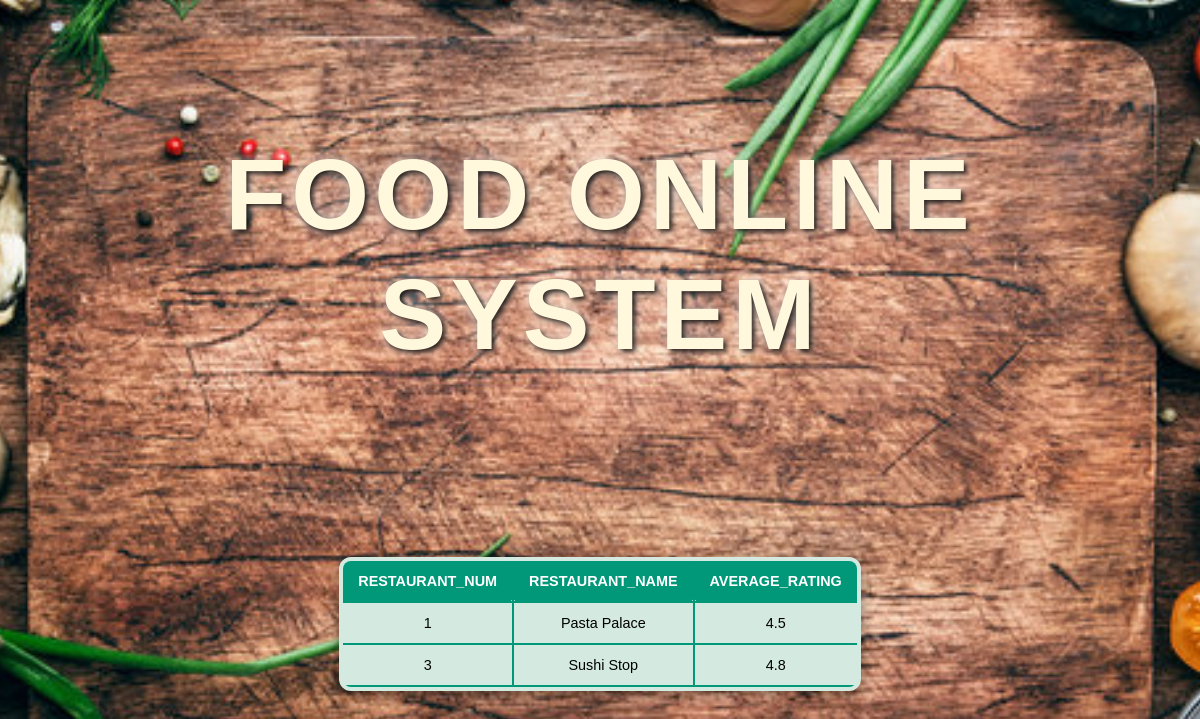
Page /query_four.html on the committed database.
### tables this page shows
CREATE TABLE RESTAURANTS (
    RESTAURANT_NUM INTEGER PRIMARY KEY UNIQUE NOT NULL,
    RESTAURANT_NAME TEXT,
    RESTAURANT_STREET_ADDR TEXT,
    RESTAURANT_CITY TEXT,
    RESTAURANT_STATE TEXT,
    RESTAURANT_ZIP_CODE TEXT,
    CONTACT_NUMBER TEXT,
    CUISINE_TYPE TEXT,
    RATING REAL,
    OPENING_HOURS TEXT,
    MENU_LINK TEXT,
    RESTAURANT_WEBSITE TEXT
);

### main.py (the view)
@app.route('/query_four.html')
def query_four():
    query = """SELECT RESTAURANTS.RESTAURANT_NUM, RESTAURANTS.RESTAURANT_NAME, AVG(RATING) AS 'AVERAGE_RATING'
               FROM ORDERS
               JOIN RESTAURANTS ON ORDERS.RESTAURANT_NUM = RESTAURANTS.RESTAURANT_NUM
               GROUP BY RESTAURANTS.RESTAURANT_NUM, RESTAURANTS.RESTAURANT_NAME
               HAVING COUNT(ORDERS.ORDER_ID) > 5;"""
    query_four_columns, query_four_table = reusable(query)
    return render_template("query_four.html", query_four=query_four_table,
                           columns=query_four_columns)

### main.py (called while the page is built)
def reusable(query: str):
    connection = None
    cursor = None
    try:
        connection = sqlite3.connect('food_online_system.db')
        print("Connected Successfully")
        cursor = connection.cursor()
        cursor.execute(query)
        if query.strip().upper().startswith('SELECT'):
            columns = [column[0] for column in cursor.description]
            results = cursor.fetchall()
            return columns, results
        else:
            connection.commit()
            return cursor.rowcount
    except sqlite3.Error as e:
        print(f"SQLite error: {e}")
    finally:
        if cursor:
            cursor.close()
        if connection:
            connection.close()

### templates/query_four.html (shortened to what this page needs)
<!DOCTYPE html>
<html lang="en">
<head>
    <link rel="stylesheet" href="/static/tables.css?">
</head>
<body>
<section>
    <h1>
        Food Online System
    </h1>
    <div class="table-container">
        <table class="table-center">
            <thead>
            <tr>
                {% for column in columns %}
                <th>{{column}}</th>
                {% endfor %}
            </tr>
            </thead>
            <tbody>
            {% for query_row in query_four %}
            <tr>
                {% for query_column in query_row %}
                <td>{{query_column if query_column is not none else "N/A"}}</td>
                {% endfor %}
            </tr>
            {% endfor %}
            </tbody>
        </table>
    </div>
</section>
</body>
</html>

### static/tables.css (style rules this page uses)
.table-center { border-collapse: collapse; font-size: 0.9em; font-family: sans-serif; min-width: 400px; box-shadow: 0 4px 15px rgba(0, 0, 0, 0.5); border: 4px solid #009879; border-radius: 12px; background-color: #d4eae0; max-width: 100%; margin: 100px auto 25px; overflow: hidden; position: relative; opacity: 0; animation: fadeIn 1s forwards, slideUp 0.8s ease-out forwards; }
.table-center::after { content: ''; position: absolute; top: 0; left: 0; right: 0; bottom: 0; z-index: -1; border-radius: 12px; animation: glowing 2s ease-in-out infinite alternate; }
.table-center thead tr { background-color: #009879; color: #ffffff; text-align: left; border-top-left-radius: 12px; border-top-right-radius: 12px; }
.table-center th, .table-center td { padding: 12px 15px; text-align: center; border: 2px solid #009879; border-radius: 6px; }
.table-center tr:last-child td:first-child { border-bottom-left-radius: 12px; }
.table-center tr:last-child td:last-child { border-bottom-right-radius: 12px; }
body { display: flex; justify-content: center; align-items: center; height: 100vh; background: url('images/tables_background.jpg') no-repeat center; background-size: 120%; margin: 0; }
h1 { text-align: center; font-family: Arial, Helvetica, sans-serif; font-size: 100px; font-style: unset; font-weight: 900; color: cornsilk; line-height: 1.2; text-transform: uppercase; letter-spacing: 5px; margin-top: 50px; text-shadow: 3px 3px 5px rgba(0, 0, 0, 0.8), 0 0 15px rgba(255, 255, 255, 0.7); }
.table-container { max-height: 500px; overflow-y: auto; margin: auto; }
.table-center thead { position: sticky; top: 0; z-index: 10; background-color: #009879; color: #ffffff; }

### rows in the picture
RESTAURANTS: query_column "1" "4.5", RESTAURANT_NAME "Pasta Palace"
RESTAURANTS: query_column "3" "4.8", RESTAURANT_NAME "Sushi Stop"

### other values in the picture
{{ column }} "RESTAURANT_NUM" "RESTAURANT_NAME" "AVERAGE_RATING"
